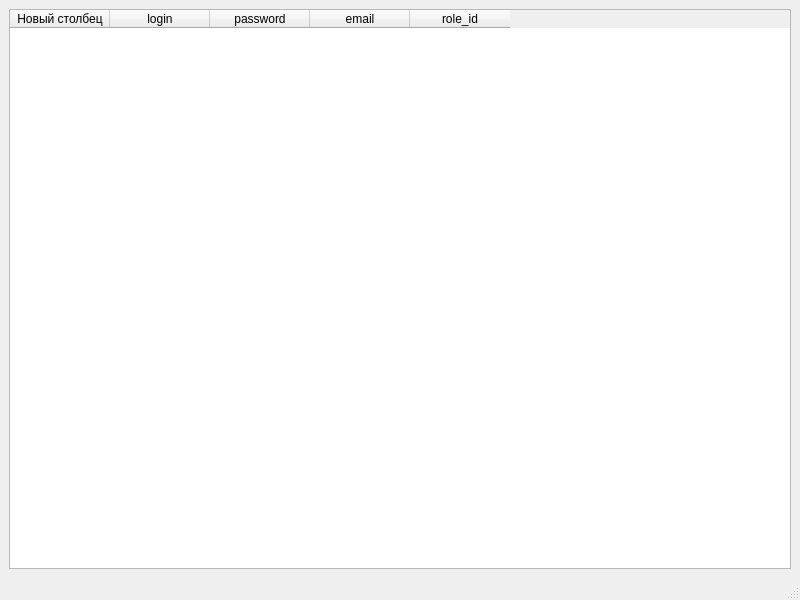
<?xml version="1.0" encoding="UTF-8"?>
<ui version="4.0">
 <class>MainWindow</class>
 <widget class="QMainWindow" name="MainWindow">
  <property name="geometry">
   <rect>
    <x>0</x>
    <y>0</y>
    <width>800</width>
    <height>600</height>
   </rect>
  </property>
  <property name="windowTitle">
   <string>MainWindow</string>
  </property>
  <widget class="QWidget" name="centralwidget">
   <layout class="QGridLayout" name="gridLayout">
    <item row="0" column="0">
     <widget class="QTableWidget" name="tableWidget">
      <column>
       <property name="text">
        <string>Новый столбец</string>
       </property>
      </column>
      <column>
       <property name="text">
        <string>login</string>
       </property>
      </column>
      <column>
       <property name="text">
        <string>password</string>
       </property>
      </column>
      <column>
       <property name="text">
        <string>email</string>
       </property>
      </column>
      <column>
       <property name="text">
        <string>role_id</string>
       </property>
      </column>
     </widget>
    </item>
   </layout>
  </widget>
  <widget class="QMenuBar" name="menubar">
   <property name="geometry">
    <rect>
     <x>0</x>
     <y>0</y>
     <width>800</width>
     <height>26</height>
    </rect>
   </property>
  </widget>
  <widget class="QStatusBar" name="statusbar"/>
 </widget>
 <resources/>
 <connections/>
</ui>
